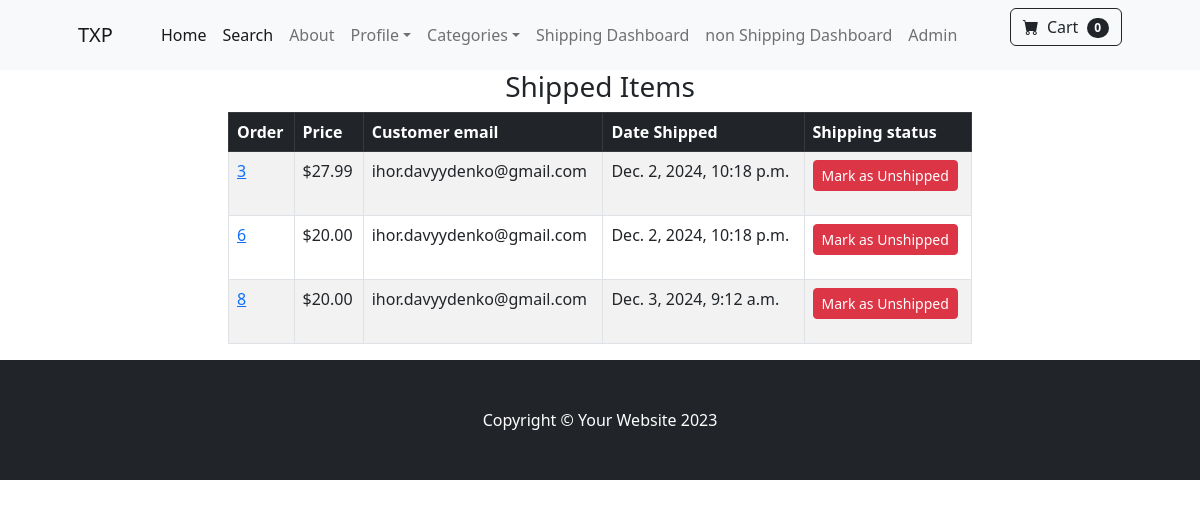
The app's page /payment/shipped_dash (signed in), older data.
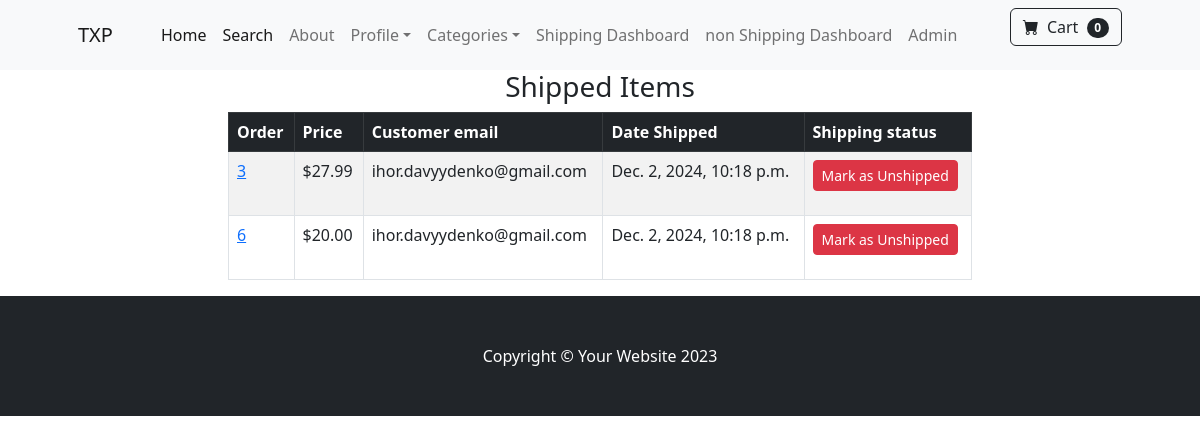
The same page, newer data.
### payment/models.py (models this page shows, shortened)
class Order(models.Model):
    user = models.ForeignKey(User, on_delete=models.CASCADE, null=True, blank=True)
    full_name = models.CharField(max_length=255)
    email = models.EmailField(max_length=255)
    shipping_address = models.TextField(max_length=255)
    amount_paid = models.DecimalField(max_digits=15, decimal_places=2)
    date_ordered = models.DateTimeField(auto_now_add=True)
    is_shipped = models.BooleanField(default=False)
    date_shipped = models.DateTimeField(blank=True, null=True)

### payment/views.py (the view)
# urls.py: path('shipped_dash', views.shipped_dash, name='shipped_dash'),
def shipped_dash(request):
    if request.user.is_authenticated and request.user.is_superuser:
        if request.POST:
            num = request.POST['num']
            order = Order.objects.filter(id=num)
            order.update(is_shipped=False, date_shipped=None)
            messages.success(request, 'Marked as unshipped')
            return redirect('unshipped_dash')
        orders = Order.objects.filter(is_shipped=True)
        context = {'orders': orders}
        return render(request, 'payment/shipped_dash.html', context)
    else:
        messages.success(request, 'Access Denied')
        return redirect('home')

### cart/cart.py (called while the page is built)
    def __len__(self):
        return len(self.cart)

### cart/context_processors.py (called while the page is built)
def cart(request):
    cart = Cart(request)
    return {'cart': cart}

### payment/templates/payment/shipped_dash.html (shortened to what this page needs)
{% extends 'base.html' %}
{% block content %}
<div class="container">
    <div class="row">
        <center>
            <div class="col-8">
                <h3>Shipped Items</h3>
                <table class="table table-striped table-hover table-bordered">
                    <thead class="table-dark">
                    <tr>
                        <th scope="col">Order</th>
                        <th scope="col">Price</th>
                        <th scope="col">Customer email</th>
                        <th scope="col">Date Shipped</th>
                        <th scope="col">Shipping status</th>
                    </tr>
                    </thead>
                    <tbody>
                    {% for order in orders%}
                    <tr>
                        <td><a href="{% url 'orders' order.id %}"> {{ order.id }}</a></td>
                        <td>${{ order.amount_paid}}</td>
                        <td>{{ order.email}}</td>
                        <td>{{ order.date_shipped }}</td>
                        <td>
                            <form method="post">
                                <button type="submit" class="btn btn-danger btn-sm">Mark as Unshipped</button>
                            </form>
                        </td>
                    </tr>
                    {% endfor %}
                    </tbody>
                </table>
            </div>
        </center>
    </div>
</div>
{% endblock %}

Row changes from the older to the newer data that the page shows:
no longer on this page (row edited): Order: id "8", amount_paid "20.00", email "ihor.davyydenko@gmail.com", date_shipped "Dec. 3, 2024, 9:12 a.m."
